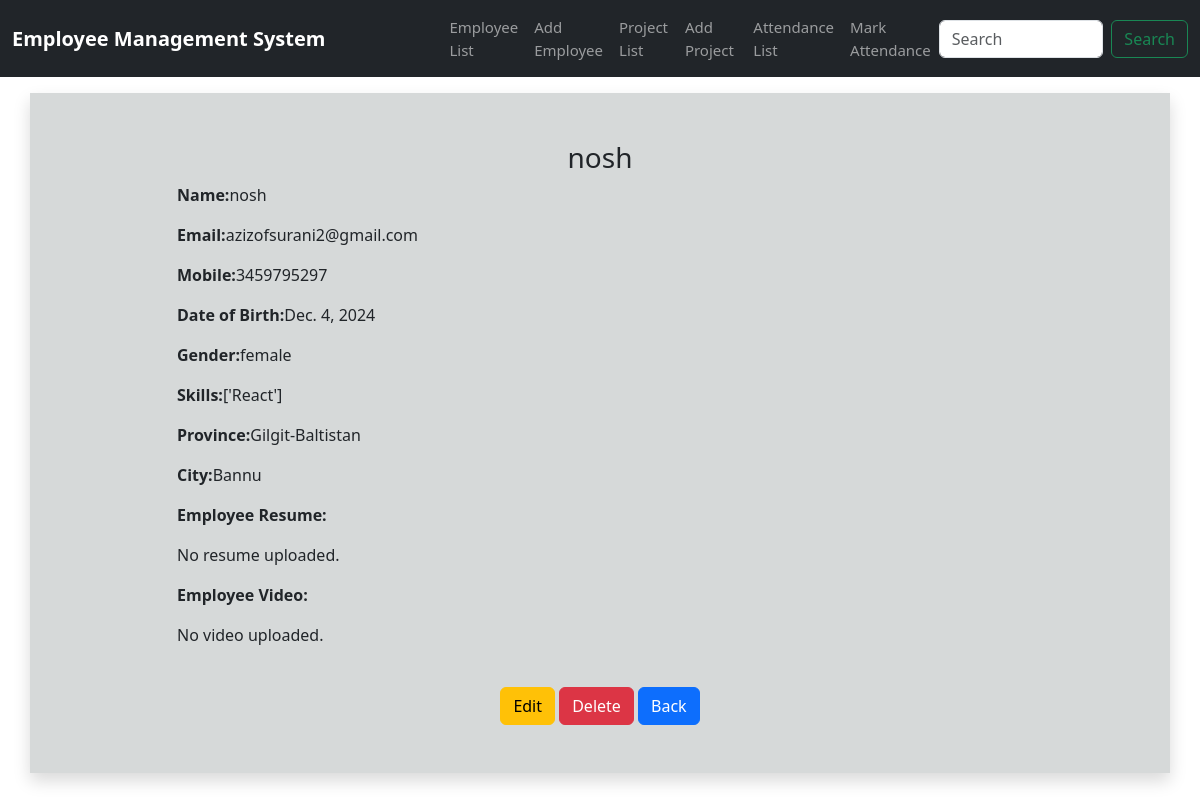
The page /employee_detail/5 on the database its author committed.
### app1/models.py (models this page shows, shortened)
class Employee(models.Model):
    name = models.CharField(max_length=255)
    email = models.EmailField()
    mobile = models.PositiveIntegerField()
    date_of_birth = models.DateField(auto_now_add=False,auto_now=False,null=True)
    gender = models.CharField(max_length=25,choices=GENDER_CHOICES, default='others')
    skills = models.CharField(max_length=100,null=True,blank=True)
    state = models.CharField(max_length=200,choices=PROVINCE_CHOICES,default='Select Province')
    city = models.CharField(max_length=100)
    profile_picture = models.ImageField(upload_to='employee_profile_pictures/',null=True, blank=True)
    resume = models.FileField(upload_to='employee_resume/',null=True,blank=True)
    video = models.FileField(upload_to='employee_video/',blank=True,null=True)

### app1/views.py (the view)
# urls.py: path('employee_detail/<int:id>',views.employee_detail,name='employee_detail'),
def employee_detail(request,id):
    employee = Employee.objects.get(id=id)
    return render(request,'employee_detail.html',{'employee':employee})

### app1/templates/employee_detail.html (shortened to what this page needs)
{% extends "base.html" %}
{% block content %}
<div class="row mt-3 shadow p-5" style="background-color:#d6d9d9">
    <h3 class='text-center'> {{ employee.name }} </h3>
    <div class="col-sm-5 offset-sm-1">
        <p> <strong>Name:</strong>{{ employee.name }}</p>
        <p> <strong>Email:</strong>{{ employee.email }}</p>
        <p> <strong>Mobile:</strong>{{ employee.mobile }}</p>
        <p> <strong>Date of Birth:</strong>{{ employee.date_of_birth }}</p>
        <p> <strong>Gender:</strong>{{ employee.gender }}</p>
        <p> <strong>Skills:</strong>{{ employee.skills}}</p>
        <p> <strong>Province:</strong>{{ employee.state }}</p>
        <p> <strong>City:</strong>{{ employee.city}}</p>
        <p> <strong>Employee Resume:</strong> {% if employee.resume %}
        <a href="{{ employee.resume.url }}">Download Resume</a>
        {% else %}
        <p>No resume uploaded.</p>
        {% endif %}
        <p> <strong>Employee Video:</strong> {% if employee.video %}
        <a href="employee.video.url">Download Video</a>
        {% else %}
        <p>No video uploaded.</p>
        {% endif %}
    </div>
    <div class="col-sm-4">
    </div>
    <div class="text-center mt-4">
        <button class="btn btn-warning ">Edit</button>
        <button class="btn btn-danger ">Delete</button>
        <button class="btn btn-primary ">Back</button>
    </div>
</div>
{% endblock content %}

### rows shown on the page
Employee: name "nosh", email "azizofsurani2@gmail.com", mobile "3459795297", date_of_birth "Dec. 4, 2024", gender "female", skills "['React']", state "Gilgit-Baltistan", city "Bannu"
